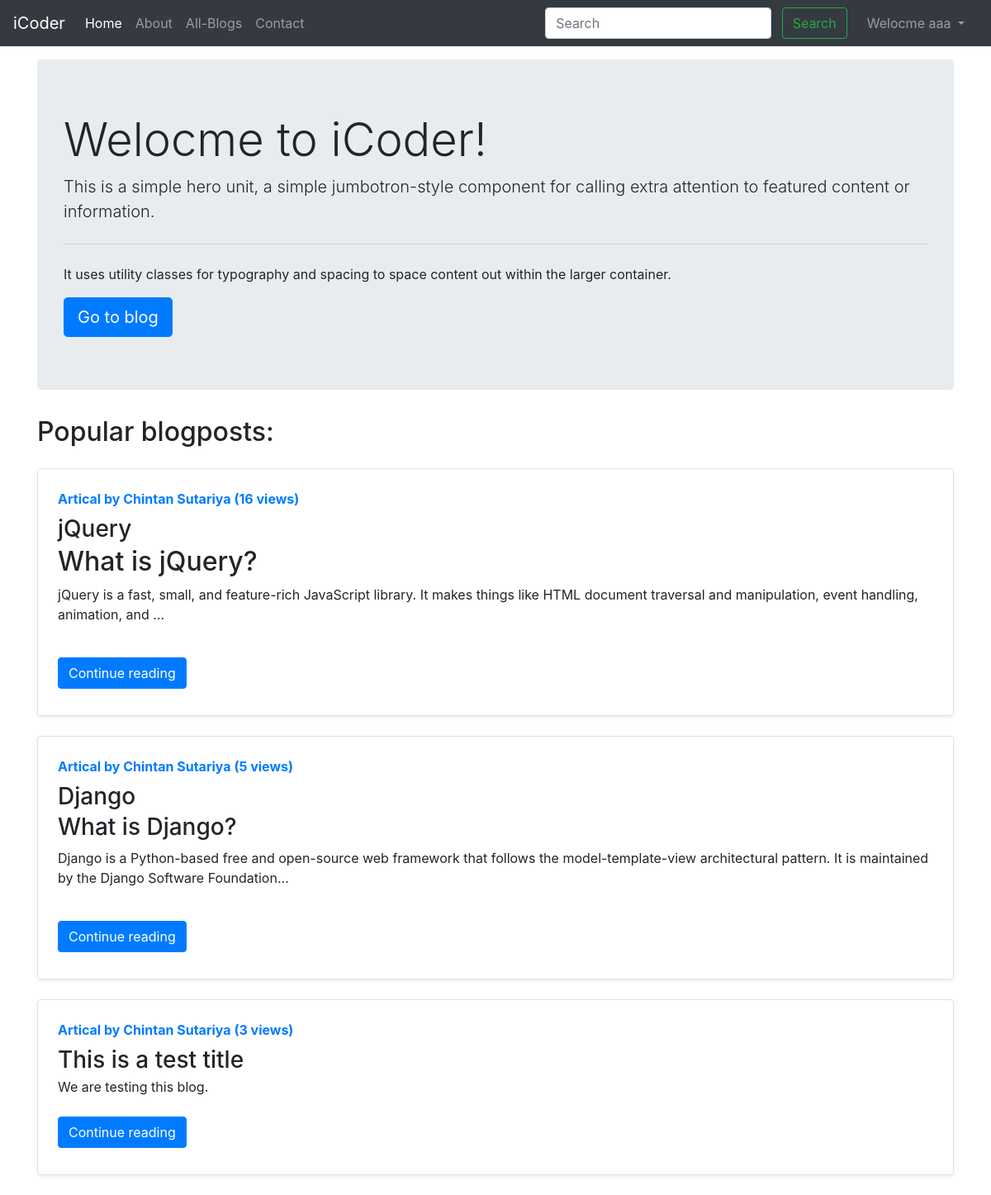
The page / (signed in) on the database its author committed.
### blog/models.py (models this page shows, shortened)
class Post(models.Model):
    sno = models.AutoField(primary_key=True)
    title = models.CharField(max_length=255)
    content = models.TextField()
    author = models.CharField(max_length=100)
    slug = models.CharField(max_length=130)
    views=models.IntegerField(default=0)
    timeStamp = models.DateTimeField(blank=True)

### home/views.py (the view)
# urls.py: path('', views.home, name='home'),
def home(request):
    allPosts = Post.objects.all().order_by('-views')[:3]
    context ={'allPosts': allPosts}
    return render(request,'home/home.html', context)

### templates/home/home.html (shortened to what this page needs)
{% extends 'base.html' %}
{% block homeactive %} active {% endblock homeactive %}
{% block body %}
<div class="container my-3">
    <div class="jumbotron">
        <h1 class="display-4">Welocme to iCoder!</h1>
        <p class="lead">
            This is a simple hero unit, a simple jumbotron-style component for calling
            extra attention to featured content or information.
        </p>
        <hr class="my-4" />
        <p>
            It uses utility classes for typography and spacing to space content out
            within the larger container.
        </p>
        <a class="btn btn-primary btn-lg" href="/blog" role="button">Go to blog</a>
    </div>
</div>
<div class="container">
    <h2>Popular blogposts:</h2>
    {% for post in allPosts %}
    <div class="row no-gutters border rounded overflow-hidden flex-md-row my-4 shadow-sm h-md-250 position-relative">
        <div class="col p-4 d-flex flex-column position-static">
            <strong class="d-inline-block mb-2 text-primary">Artical by {{post.author}} ({{post.views}} views)</strong>
            <h3 class="mb-0">{{post.title}}</h3>
            <p class="card-text mb-auto"><div class="preview">
                {{post.content|safe|truncatechars:200}}
                </div>
            </p>
            <div class="my-2">
                <a href="/blog/{{post.slug}}" roll="button" class="btn btn-primary">Continue reading</a>
            </div>
        </div>
    </div>
    {% endfor %}
</div>
{% endblock body %}

### templates/base.html (shortened to what this page needs)
<!DOCTYPE html>
<html lang="en">
<head>
  <link rel="stylesheet" href="https://stackpath.bootstrapcdn.com/bootstrap/4.5.0/css/bootstrap.min.css"
 />
</head>
<body>
  <nav class="navbar navbar-expand-lg navbar-dark bg-dark">
    <a class="navbar-brand" href="/">iCoder</a>
    <div class="collapse navbar-collapse" id="navbarSupportedContent">
      <ul class="navbar-nav mr-auto">
        <li class="nav-item {% block homeactive %} {% endblock homeactive %}">
          <a class="nav-link" href="/">Home <span class="sr-only">(current)</span></a>
        </li>
        <li class="nav-item {% block aboutactive %} {% endblock aboutactive %}">
          <a class="nav-link" href="/about">About</a>
        </li>
        <li class="nav-item {% block blogactive %} {% endblock blogactive %}">
          <a class="nav-link" href="/blog">All-Blogs</a>
        </li>
        <li class="nav-item {% block contactactive %} {% endblock contactactive %}">
          <a class="nav-link" href="/contact">Contact</a>
        </li>
      </ul>
      <div class="ml-auto form-inline">
      <form class=" my-2 my-lg-0 mx-3" action="/search" method="get">
        <input class="form-control mr-sm-2" name="query" id="query" type="search" placeholder="Search"
          aria-label="Search" />
        <button class="btn btn-outline-success my-2 my-sm-0" type="submit">
          Search
        </button>
      </form>
      {% if user.is_authenticated %}
      <ul class="navbar-nav mr-2">
        <li class="nav-item dropdown">
        <a class="nav-link dropdown-toggle" href="#" id="navbarDropdown" role="button" data-toggle="dropdown" aria-haspopup="true" aria-expanded="false">
          Welocme {{request.user}}
        </a>
      </li>
      </ul>
      {% endif %}
      </div>
    </div>
  </nav>
  {% block body %}
  {% endblock body %}
</body>
</html>

### rows shown on the page
Post: author "Chintan Sutariya", views "16", title "jQuery", content "What is jQuery? jQuery is a fast, small, and feature-rich JavaScript library. It makes things like HTML document traversal and manipulation, event handling, animation, and …"
Post: author "Chintan Sutariya", views "5", title "Django", content "What is Django? Django is a Python-based free and open-source web framework that follows the model-template-view architectural pattern. It is maintained by the Django Software Foundation…"
Post: author "Chintan Sutariya", views "3", title "This is a test title", content "We are testing this blog."

### other values the page prints
{{ request.user }} "aaa"
